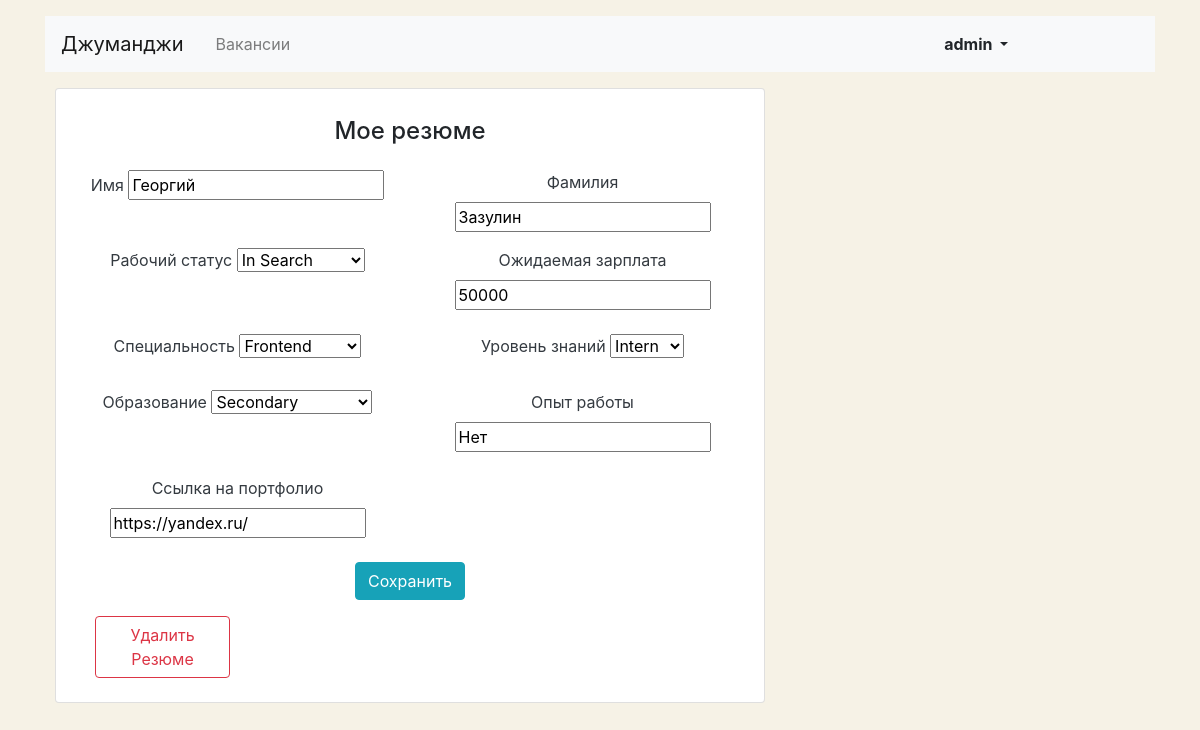
The app's page /my_resume (signed in), older data.
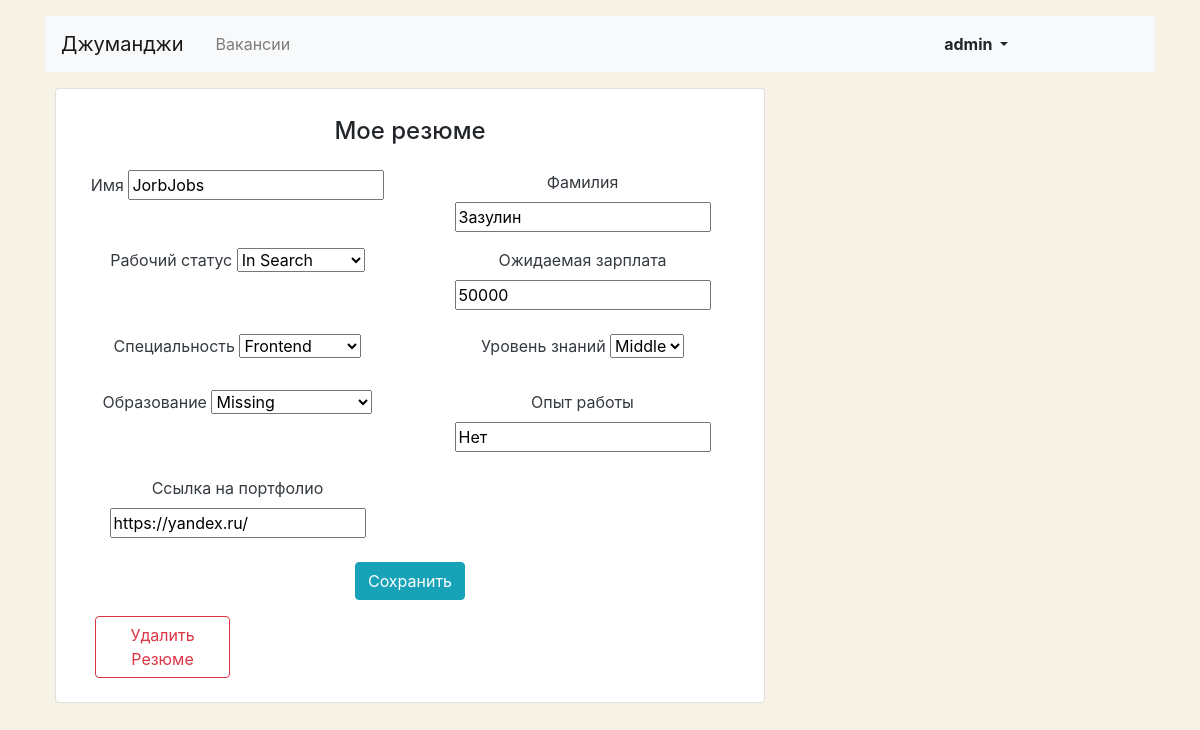
The same page, newer data.
### Jobs/models.py (models this page shows)
class Resume(models.Model):
    user = models.OneToOneField(User, on_delete=models.CASCADE)
    name = models.CharField(max_length=64)
    surname = models.CharField(max_length=64)
    class WorkStatusChoices(models.TextChoices):
        not_in_search = 'Не ищу работу'
        consideration = 'Рассматриваю предложения'
        in_search = 'Ищу работу'
    status = models.CharField(max_length=100,
                              choices=WorkStatusChoices.choices,
                              default=WorkStatusChoices.in_search)
    salary = models.CharField(max_length=15)
    class SpecialtyChoices(models.TextChoices):
        frontend = 'Фронтенд'
        backend = 'Бэкенд'
        gamedev = 'Геймдев'
        devops = 'Девопс'
        design = 'Дизайн'
        products = 'Продукты'
        management = 'Менеджмент'
        testing = 'Тестирование'
    specialty = models.CharField(max_length=64,
                                 choices=SpecialtyChoices.choices,
                                 default=SpecialtyChoices.frontend)
    class GradeChoices(models.TextChoices):
        intern = 'intern'
        junior = 'junior'
        middle = 'middle'
        senior = 'senior'
        lead = 'lead'
    grade = models.CharField(max_length=100,
                             choices=GradeChoices.choices,
                             default=GradeChoices.intern)
    class EducationChoices(models.TextChoices):
        missing = 'Отсутствует'
        secondary = 'Среднее'
        vocational = 'Средне-специальное'
        incomplete_higher = 'Неполное высшее'
        higher = 'Высшее'
    education = models.CharField(max_length=100, choices=EducationChoices.choices)
    experience = models.CharField(max_length=100)
    portfolio = models.URLField()

### Jobs/resume/views.py (the view)
# urls.py: path('', MyResumeView.as_view(), name='my_resume'),
class MyResumeView(LoginRequiredMixin, UpdateView):
    def get(self, request, *args, **kwargs):
        resume = Resume.objects.filter(user=request.user).first()
        if resume:
            data = {
                'name': resume.name,
                'surname': resume.surname,
                'status': resume.status,
                'salary': resume.salary,
                'specialty': resume.specialty,
                'grade': resume.grade,
                'education': resume.education,
                'experience': resume.experience,
                'portfolio': resume.portfolio
            }
            form = ResumeCreateForm(initial=data)
            return render(request, 'resume/resume_edit.html', context={'form': form})
        else:
            return redirect('resume_lets_start')

### Jobs/forms.py
class ResumeCreateForm(forms.ModelForm):
    class Meta:
        model = Resume
        fields = ('name', 'surname', 'status', 'salary', 'specialty', 'grade', 'education', 'experience', 'portfolio')

### JorbJobs/templates/resume/resume_edit.html (shortened to what this page needs)
{% extends 'base.html' %}
{% block content %}
      <div class="col-12 col-lg-8 form-row text-center ">
        <div class="card">
          <div class="card-body px-4 pb-4">
            <section class="tab-pane fade show active center-block">
              <h2 class="h4 pt-2 pb-3">Мое резюме</h2>
              <form action="{% url 'resume_update' %}" method="post" enctype="multipart/form-data">
                <div class="row">
                  <div class="col-12 col-md-6">
                    <div class="form-group pb-2">
                      <label class="mb-2 text-dark" for="{{ form.name.id_for_label }}">Имя</label>
                      {{ form.name }}
                    </div>
                  </div>
                  <div class="col-12 col-md-6">
                    <div class="form-group">
                      <label class="mb-2 text-dark" for="{{form.surname.id_for_label}}">Фамилия</label>
                        {{ form.surname }}
                    </div>
                  </div>
                </div>
                <div class="row">
                  <div class="col-12 col-md-6">
                    <div class="form-group pb-2">
                      <label class="mb-2 text-dark" for="{{ form.status.id_form_label }}">Рабочий статус</label>
                      {{ form.status }}
                    </div>
                  </div>
                  <div class="col-12 col-md-6">
                    <div class="form-group pb-2">
                      <label class="mb-2 text-dark" for="{{ form.salary.id_for_label }}">Ожидаемая зарплата</label>
                      {{ form.salary }}
                    </div>
                  </div>
                  <div class="col-12 col-md-6">
                    <div class="form-group pb-2">
                      <label class="mb-2 text-dark" for="{{ form.specialty.id_for_label }}">Специальность</label>
                      {{ form.specialty }}
                    </div>
                  </div>
                  <div class="col-12 col-md-6">
                    <div class="form-group pb-2">
                      <label class="mb-2 text-dark" for="{{ form.grade.id_for_label }}">Уровень знаний</label>
                      {{ form.grade }}
                    </div>
                  </div>
                  <div class="col-12 col-md-6">
                    <div class="form-group pb-2">
                      <label class="mb-2 text-dark" for="{{ form.education.id_for_label }}">Образование</label>
                      {{ form.education }}
                    </div>
                  </div>
                  <div class="col-12 col-md-6">
                    <div class="form-group pb-2">
                      <label class="mb-2 text-dark" for="{{ form.experience.id_for_label }}">Опыт работы</label>
                      {{ form.experience }}
                    </div>
                  </div>
                  <div class="col-12 col-md-6">
                    <div class="form-group pb-2">
                      <label class="mb-2 text-dark" for="{{ form.portfolio.id_for_label }}">Ссылка на портфолио</label>
                      {{ form.portfolio }}
                    </div>
                  </div>
                </div>
                <div class="form-group">
                  <input type="submit" class="btn btn-info" value="Сохранить">
                </div>
                <div class=" col-md-4 col-lg-3 d-flex align-items-end">
                  <a href="{% url 'resume_delete' %}" class="btn align-items-start btn-outline-danger">Удалить Резюме</a>
                </div>
              </form>
            </section>
          </div>
        </div>
      </div>
{% endblock %}

Row changes from the older to the newer data that the page shows:
changed Resume "Зазулин": name "Георгий" → "JorbJobs"; grade "Intern" → "Middle"; education "Secondary" → "Missing"
